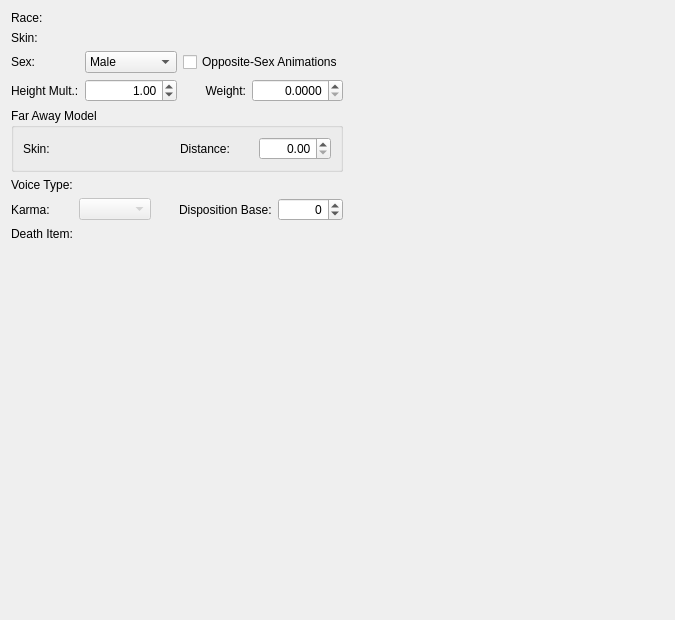
     <widget class="QWidget" name="tabTraits">
      <attribute name="title">
       <string>Traits</string>
      </attribute>
      <layout class="QGridLayout" name="gridLayout_5">
       <item row="0" column="1" rowspan="5">
        <spacer name="horizontalSpacer_6">
         <property name="orientation">
          <enum>Qt::Horizontal</enum>
         </property>
         <property name="sizeHint" stdset="0">
          <size>
           <width>321</width>
           <height>598</height>
          </size>
         </property>
        </spacer>
       </item>
       <item row="4" column="0">
        <spacer name="verticalSpacer">
         <property name="orientation">
          <enum>Qt::Vertical</enum>
         </property>
         <property name="sizeHint" stdset="0">
          <size>
           <width>322</width>
           <height>319</height>
          </size>
         </property>
        </spacer>
       </item>
       <item row="0" column="0">
        <layout class="QGridLayout" name="gridLayout_3" columnstretch="0,1,0,0,1">
         <item row="2" column="0">
          <widget class="QLabel" name="label_11">
           <property name="text">
            <string>Sex:</string>
           </property>
           <property name="buddy">
            <cstring>sex</cstring>
           </property>
          </widget>
         </item>
         <item row="1" column="0">
          <widget class="QLabel" name="label_9">
           <property name="text">
            <string>Skin:</string>
           </property>
           <property name="buddy">
            <cstring>skin</cstring>
           </property>
          </widget>
         </item>
         <item row="1" column="1" colspan="4">
          <widget class="DKFormPicker" name="skin">
           <property name="whatsThis">
            <string>Character models in Skyrim pull the majority of their visuals from Armor and ArmorAddon forms, not from Race forms. Even their appearance when nude comes from a &quot;skin&quot; Armor specified on their race. You can optionally override any actor's default skin by selecting one here.</string>
           </property>
          </widget>
         </item>
         <item row="0" column="0">
          <widget class="QLabel" name="label_10">
           <property name="text">
            <string>Race:</string>
           </property>
           <property name="buddy">
            <cstring>race</cstring>
           </property>
          </widget>
         </item>
         <item row="2" column="1">
          <widget class="QComboBox" name="sex">
           <property name="whatsThis">
            <string>Control the body model, animation, pronouns, and available voice types used by this actor.</string>
           </property>
           <item>
            <property name="text">
             <string>Male</string>
            </property>
           </item>
           <item>
            <property name="text">
             <string>Female</string>
            </property>
           </item>
          </widget>
         </item>
         <item row="3" column="1">
          <widget class="QDoubleSpinBox" name="height">
           <property name="whatsThis">
            <string>This is nominally a multiplier applied to the actor's height, but in practice it scales their entire model.</string>
           </property>
           <property name="alignment">
            <set>Qt::AlignRight|Qt::AlignTrailing|Qt::AlignVCenter</set>
           </property>
           <property name="value">
            <double>1.000000000000000</double>
           </property>
          </widget>
         </item>
         <item row="3" column="0">
          <widget class="QLabel" name="label_8">
           <property name="text">
            <string>Height Mult.:</string>
           </property>
           <property name="buddy">
            <cstring>height</cstring>
           </property>
          </widget>
         </item>
         <item row="3" column="4">
          <widget class="QDoubleSpinBox" name="bodyWeight">
           <property name="whatsThis">
            <string>Control the actor's body weight. This is a purely visual setting, and works by interpolating between a &quot;minimum weight&quot; and &quot;maximum weight&quot; model.</string>
           </property>
           <property name="alignment">
            <set>Qt::AlignRight|Qt::AlignTrailing|Qt::AlignVCenter</set>
           </property>
           <property name="decimals">
            <number>4</number>
           </property>
           <property name="maximum">
            <double>100.000000000000000</double>
           </property>
          </widget>
         </item>
         <item row="3" column="3">
          <widget class="QLabel" name="label_12">
           <property name="text">
            <string>Weight:</string>
           </property>
           <property name="alignment">
            <set>Qt::AlignRight|Qt::AlignTrailing|Qt::AlignVCenter</set>
           </property>
           <property name="buddy">
            <cstring>bodyWeight</cstring>
           </property>
          </widget>
         </item>
         <item row="0" column="1" colspan="4">
          <widget class="DKFormPicker" name="race">
           <property name="allowNone">
            <bool>false</bool>
           </property>
          </widget>
         </item>
         <item row="3" column="2">
          <spacer name="horizontalSpacer_4">
           <property name="orientation">
            <enum>Qt::Horizontal</enum>
           </property>
           <property name="sizeType">
            <enum>QSizePolicy::Fixed</enum>
           </property>
           <property name="sizeHint" stdset="0">
            <size>
             <width>16</width>
             <height>8</height>
            </size>
           </property>
          </spacer>
         </item>
         <item row="2" column="2" colspan="3">
          <widget class="QCheckBox" name="flagOppositeGenderAnims">
           <property name="whatsThis">
            <string>If this is checked, then when the actor plays an animation that varies by sex, they will use the animations for the opposite sex. One example use case that Bethesda describes is to reduce the hip sway in a tough female bandit's walk.</string>
           </property>
           <property name="text">
            <string>Opposite-Sex Animations</string>
           </property>
          </widget>
         </item>
        </layout>
       </item>
       <item row="1" column="0">
        <widget class="QGroupBox" name="farawayGroupbox">
         <property name="whatsThis">
          <string>You can override the character model used to render the actor when they're far away.</string>
         </property>
         <property name="title">
          <string>Far Away Model</string>
         </property>
         <layout class="QHBoxLayout" name="horizontalLayout_2">
          <item>
           <widget class="QLabel" name="label_6">
            <property name="text">
             <string>Skin:</string>
            </property>
            <property name="buddy">
             <cstring>farawaySkin</cstring>
            </property>
           </widget>
          </item>
          <item>
           <widget class="DKFormPicker" name="farawaySkin"/>
          </item>
          <item>
           <widget class="QLabel" name="label_7">
            <property name="text">
             <string>Distance:</string>
            </property>
            <property name="buddy">
             <cstring>farawayDistance</cstring>
            </property>
           </widget>
          </item>
          <item>
           <widget class="QDoubleSpinBox" name="farawayDistance">
            <property name="whatsThis">
             <string/>
            </property>
            <property name="alignment">
             <set>Qt::AlignRight|Qt::AlignTrailing|Qt::AlignVCenter</set>
            </property>
            <property name="maximum">
             <double>4096.000000000000000</double>
            </property>
           </widget>
          </item>
         </layout>
        </widget>
       </item>
       <item row="2" column="0">
        <layout class="QGridLayout" name="gridLayout_4">
         <item row="1" column="2">
          <spacer name="horizontalSpacer_5">
           <property name="orientation">
            <enum>Qt::Horizontal</enum>
           </property>
           <property name="sizeType">
            <enum>QSizePolicy::Fixed</enum>
           </property>
           <property name="sizeHint" stdset="0">
            <size>
             <width>16</width>
             <height>8</height>
            </size>
           </property>
          </spacer>
         </item>
         <item row="1" column="1">
          <widget class="QComboBox" name="karma">
           <property name="enabled">
            <bool>false</bool>
           </property>
           <property name="whatsThis">
            <string>Unused. Skyrim doesn't even appear to have any place to store this data, despite the Creation Kit having UI for it.</string>
           </property>
          </widget>
         </item>
         <item row="1" column="4">
          <widget class="QSpinBox" name="dispositionBase">
           <property name="whatsThis">
            <string>Unused.</string>
           </property>
           <property name="alignment">
            <set>Qt::AlignRight|Qt::AlignTrailing|Qt::AlignVCenter</set>
           </property>
           <property name="minimum">
            <number>-32768</number>
           </property>
           <property name="maximum">
            <number>32767</number>
           </property>
          </widget>
         </item>
         <item row="1" column="3">
          <widget class="QLabel" name="label_17">
           <property name="text">
            <string>Disposition Base:</string>
           </property>
           <property name="buddy">
            <cstring>dispositionBase</cstring>
           </property>
          </widget>
         </item>
         <item row="2" column="1" colspan="4">
          <widget class="DKFormPicker" name="deathItem">
           <property name="whatsThis">
            <string>Control what leveled item, if any, is spawned into this actor's inventory when they die.</string>
           </property>
          </widget>
         </item>
         <item row="1" column="0">
          <widget class="QLabel" name="label_16">
           <property name="text">
            <string>Karma:</string>
           </property>
           <property name="buddy">
            <cstring>karma</cstring>
           </property>
          </widget>
         </item>
         <item row="2" column="0">
          <widget class="QLabel" name="label_15">
           <property name="text">
            <string>Death Item:</string>
           </property>
           <property name="buddy">
            <cstring>deathItem</cstring>
           </property>
          </widget>
         </item>
         <item row="0" column="1" colspan="4">
          <widget class="DKFormPicker" name="voicetype">
           <property name="whatsThis">
            <string>The actor's voice. Dialogue sound files are divided by voice type.</string>
           </property>
          </widget>
         </item>
         <item row="0" column="0">
          <widget class="QLabel" name="label_13">
           <property name="text">
            <string>Voice Type:</string>
           </property>
           <property name="buddy">
            <cstring>voicetype</cstring>
           </property>
          </widget>
         </item>
        </layout>
       </item>
      </layout>
     </widget>
